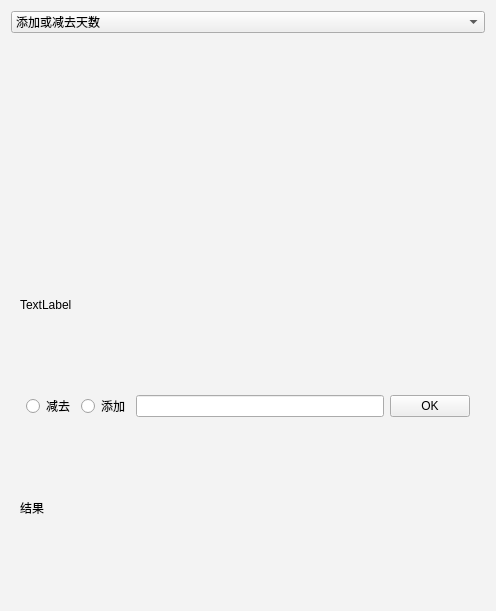
<?xml version="1.0" encoding="UTF-8"?>
<ui version="4.0">
 <class>PageDate</class>
 <widget class="QFrame" name="PageDate">
  <property name="geometry">
   <rect>
    <x>0</x>
    <y>0</y>
    <width>496</width>
    <height>611</height>
   </rect>
  </property>
  <property name="windowTitle">
   <string>PageDate</string>
  </property>
  <property name="styleSheet">
   <string notr="true">QFrame
{
 background-color : #f3f3f3;
}</string>
  </property>
  <layout class="QGridLayout" name="gridLayout_3">
   <item row="0" column="0">
    <widget class="QComboBox" name="comboBox">
     <property name="sizePolicy">
      <sizepolicy hsizetype="MinimumExpanding" vsizetype="Fixed">
       <horstretch>0</horstretch>
       <verstretch>0</verstretch>
      </sizepolicy>
     </property>
     <property name="styleSheet">
      <string notr="true"/>
     </property>
     <item>
      <property name="text">
       <string>添加或减去天数</string>
      </property>
     </item>
    </widget>
   </item>
   <item row="1" column="0">
    <widget class="QStackedWidget" name="stackedWidget">
     <property name="currentIndex">
      <number>0</number>
     </property>
     <widget class="QWidget" name="addDateWidget">
      <property name="styleSheet">
       <string notr="true">#addDateWidget
{
background-color：ff6ea
}</string>
      </property>
      <layout class="QGridLayout" name="gridLayout">
       <item row="5" column="0" colspan="3">
        <widget class="QLabel" name="label">
         <property name="text">
          <string>结果</string>
         </property>
        </widget>
       </item>
       <item row="0" column="0" colspan="3">
        <widget class="XCalendar" name="widget" native="true"/>
       </item>
       <item row="1" column="0" colspan="3">
        <widget class="QLabel" name="label_into">
         <property name="text">
          <string>TextLabel</string>
         </property>
        </widget>
       </item>
       <item row="2" column="1">
        <layout class="QHBoxLayout" name="horizontalLayout">
         <item>
          <widget class="QRadioButton" name="radioButton_2">
           <property name="text">
            <string>减去</string>
           </property>
          </widget>
         </item>
         <item>
          <widget class="QRadioButton" name="radioButton">
           <property name="text">
            <string>添加</string>
           </property>
          </widget>
         </item>
         <item>
          <widget class="QLineEdit" name="lineEdit"/>
         </item>
         <item>
          <widget class="QPushButton" name="pushButton">
           <property name="text">
            <string>OK</string>
           </property>
          </widget>
         </item>
        </layout>
       </item>
      </layout>
     </widget>
     <widget class="QWidget" name="intervalDateWidget">
      <layout class="QGridLayout" name="gridLayout_2">
       <item row="0" column="0">
        <layout class="QVBoxLayout" name="verticalLayout">
         <item>
          <layout class="QHBoxLayout" name="horizontalLayout_2">
           <item>
            <widget class="QLineEdit" name="lineEdit_2"/>
           </item>
           <item>
            <widget class="QPushButton" name="startDayBtn">
             <property name="text">
              <string>PushButton</string>
             </property>
            </widget>
           </item>
          </layout>
         </item>
         <item>
          <layout class="QHBoxLayout" name="horizontalLayout_3">
           <item>
            <widget class="QLineEdit" name="lineEdit_3"/>
           </item>
           <item>
            <widget class="QPushButton" name="endDayBtn">
             <property name="text">
              <string>PushButton</string>
             </property>
            </widget>
           </item>
          </layout>
         </item>
         <item>
          <spacer name="verticalSpacer">
           <property name="orientation">
            <enum>Qt::Vertical</enum>
           </property>
           <property name="sizeType">
            <enum>QSizePolicy::Preferred</enum>
           </property>
           <property name="sizeHint" stdset="0">
            <size>
             <width>20</width>
             <height>40</height>
            </size>
           </property>
          </spacer>
         </item>
        </layout>
       </item>
      </layout>
     </widget>
    </widget>
   </item>
  </layout>
 </widget>
 <customwidgets>
  <customwidget>
   <class>XCalendar</class>
   <extends>QWidget</extends>
   <header>XCalendar.h</header>
   <container>1</container>
  </customwidget>
 </customwidgets>
 <resources/>
 <connections/>
</ui>
